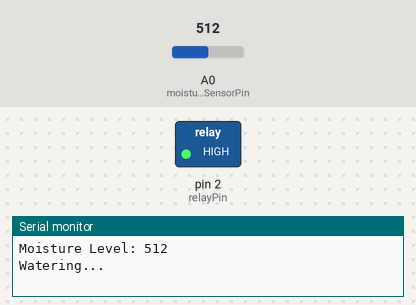
The sketch below on a simulated Arduino Uno, built with avr-gcc and run on an emulated ATmega328P. On the bench: switched loads named in the sketch (green lamp = pin HIGH), the last lines printed to the serial monitor. Inputs (shaded band) come from the test bench; at power-on: A0 (moistureSensorPin) = 512.

Above: at 5.0 s.
At 15.0 s:
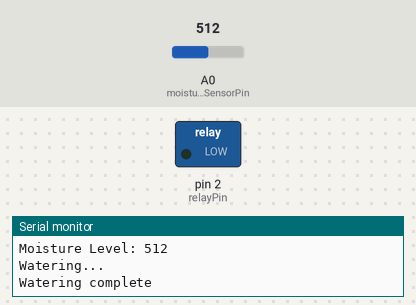
Timing chart, 0 to 26.0 s (numbered marks = the images above):
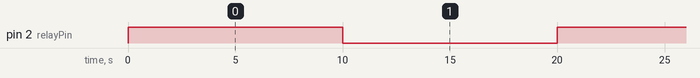

The sketch:

ProjectPitch.ino
```cpp
const int moistureSensorPin = A0;
const int relayPin = 2;
const int pumpDuration = 10000; // 10 seconds (in milliseconds)

int moistureLevel = 0;
int threshold = 600; // Adjust this threshold based on your soil moisture level readings
unsigned long lastWateringTime = 0;

void setup() {
  pinMode(moistureSensorPin, INPUT);
  pinMode(relayPin, OUTPUT);
  digitalWrite(relayPin, LOW); // Ensure relay is off initially

  Serial.begin(9600);
}

void loop() {
  moistureLevel = analogRead(moistureSensorPin);
  Serial.print("Moisture Level: ");
  Serial.println(moistureLevel);

  // Check if it's time to water or if the moisture level is below the threshold
  if (needsWatering() || moistureLevel < threshold) {
    digitalWrite(relayPin, HIGH); // Activate relay
    Serial.println("Watering...");
    delay(pumpDuration); // Wait for the pump duration
    digitalWrite(relayPin, LOW); // Deactivate relay
    Serial.println("Watering complete");
    lastWateringTime = millis(); // Update last watering time
  } else {
    digitalWrite(relayPin, LOW); // Deactivate relay
    Serial.println("No Watering Needed");
  }

  delay(10000); // Update every 2 seconds
}

bool needsWatering() {
  // Check if it's been more than pumpDuration milliseconds since the last watering
  return millis() - lastWateringTime >= pumpDuration;
}
```

Measured:
- by itself, pin 2 (relayPin): alternates HIGH for 10.0 s and LOW for 10.0 s
